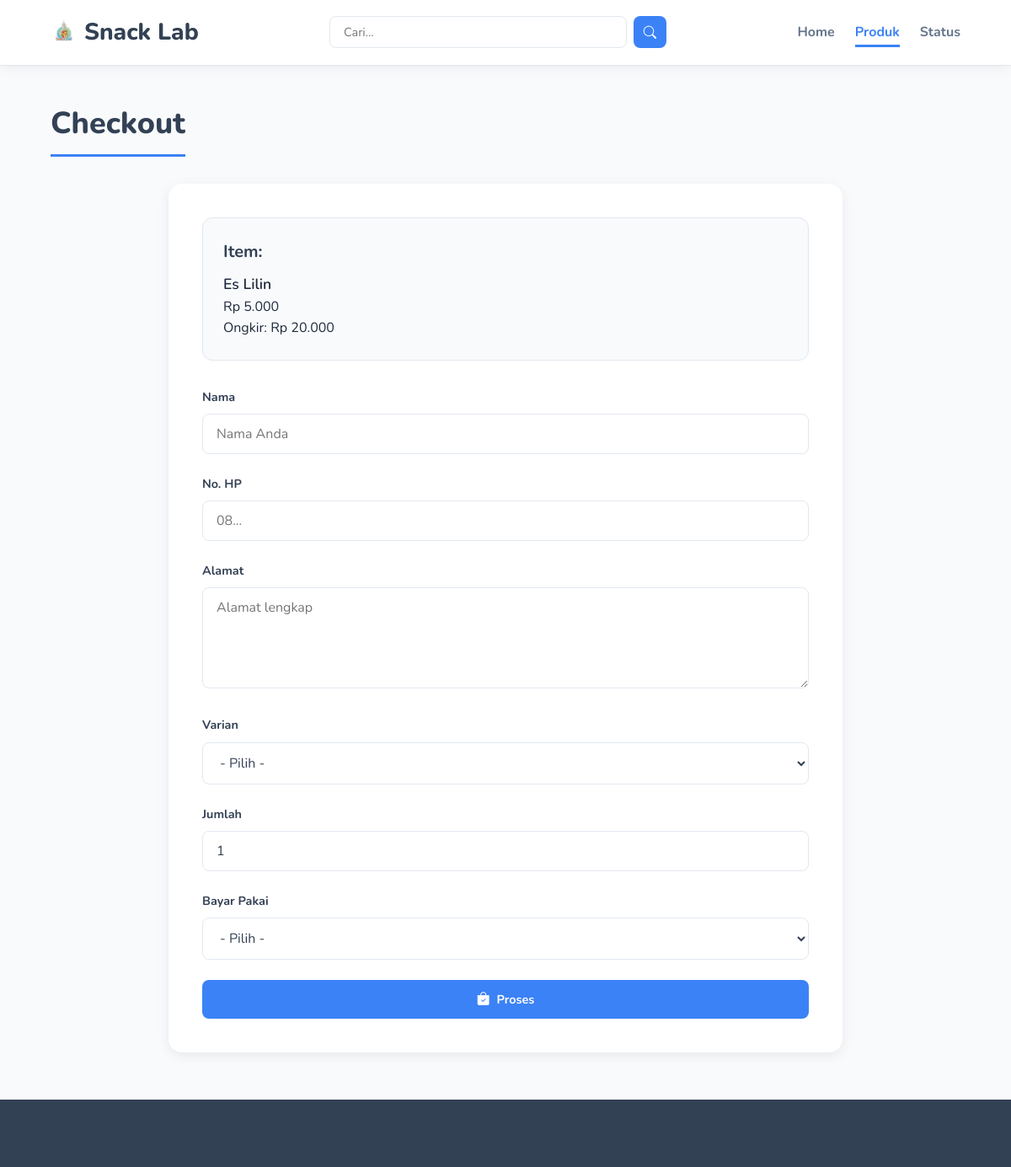
/checkout.php?id=20, run on the app's committed database.
### tables this page shows
CREATE TABLE `products` (
  `id` int(11) NOT NULL AUTO_INCREMENT,
  `name` varchar(255) NOT NULL,
  `price` int(11) NOT NULL,
  `stock` int(11) NOT NULL,
  `description` text NOT NULL,
  `available_variants` text DEFAULT NULL,
  `shipping_cost` int(11) NOT NULL DEFAULT 0,
  `image` varchar(255) NOT NULL,
  PRIMARY KEY (`id`)
);

### app/functions.php (called while the page is built, shortened)
<?php
function format_rupiah(int $number): string {
    return 'Rp ' . number_format($number, 0, ',', '.');
}
?>

### checkout.php (the view, shortened to what this page needs)
<?php
require 'templates/header.php';
$id = isset($_GET['id']) ? (int)$_GET['id'] : 0;
$product = null;
$order_success = false;
$new_order_code = '';
$new_payment_method = '';
$new_order_details = [];
if ($id > 0) {
    try {
        $stmt = $db->prepare("SELECT * FROM products WHERE id = ?");
        $stmt->execute([$id]);
        $product = $stmt->fetch();
    } catch (PDOException $e) {
        set_flash_message('checkout_msg', 'Error DB', 'error');
    }
}
$variants = !empty($product['available_variants']) ? array_map('trim', explode(',', $product['available_variants'])) : [];
$payment_bank_name = get_setting('payment_bank_name');
$payment_ewallet_name = get_setting('payment_ewallet_name');
?>
<?php if ($order_success): ?>
    <div class="card status-card" style="text-align: center;">
        <i class="bi bi-check-circle-fill" style="font-size: 4rem; color: var(--primary-color); margin-bottom: 1rem;"></i>
        <h1 class="page-title" style="border: none; margin-bottom: 1rem;">Sukses!</h1>
        <p style="font-size: 1.1rem; margin-bottom: 1.5rem;">Segera bayar.</p>
        <div class="message-box success">
            Kode: <strong><?php echo $new_order_code; ?></strong>
        </div>
        <div class="message-box info" style="text-align: left; margin-top: 1.5rem;">
            <strong>Transfer ke:</strong>
            <hr style="border: 0; border-top: 1px dashed var(--warning-border); margin: 0.75rem 0;">
            <p style="font-size: 1.1rem; font-weight: 600;">
                <?php echo htmlspecialchars($new_payment_method); ?>
            </p>
            <?php if ($new_payment_method == $payment_bank_name): ?>
                <p style="font-size: 1.2rem; font-weight: 700; margin-top: 0.5rem; color: var(--secondary-color);">
                    <?php echo htmlspecialchars(get_setting('payment_bank_account')); ?>
                </p>
            <?php elseif ($new_payment_method == $payment_ewallet_name): ?>
                <p style="font-size: 1.2rem; font-weight: 700; margin-top: 0.5rem; color: var(--secondary-color);">
                    <?php echo htmlspecialchars(get_setting('payment_ewallet_number')); ?>
                </p>
            <?php endif; ?>
             <hr style="border: 0; border-top: 1px dashed var(--warning-border); margin: 0.75rem 0;">
             <p style="margin-top: 1rem; font-size: 1rem;">
                Subtotal: <strong><?php echo format_rupiah($new_order_details['subtotal']); ?></strong>
             </p>
             <p style="font-size: 1rem;">
                Ongkir: <strong><?php echo format_rupiah($new_order_details['shipping']); ?></strong>
             </p>
             <p style="margin-top: 0.5rem; font-size: 1.2rem; font-weight: 700;">
                Total: <strong><?php echo format_rupiah($new_order_details['total']); ?></strong>
            </p>
        </div>
        <?php
            $wa_number = get_setting('shop_whatsapp');
            $wa_text = "Halo, saya mau konfirmasi bayar pesanan *" . $new_order_code . "*.";
            $wa_link = "https://api.whatsapp.com/send?phone=" . htmlspecialchars($wa_number) . "&text=" . urlencode($wa_text);
        ?>
        <a href="<?php echo $wa_link; ?>" target="_blank" class="btn btn-primary" style="background-color: #25D366; margin-top: 1.5rem; width: 100%;">
            <i class="bi bi-whatsapp"></i> Konfirmasi WA
        </a>
        <div style="display: flex; gap: 1rem; justify-content: center; margin-top: 1.5rem;">
            <a href="status.php?kode_pesanan=<?php echo $new_order_code; ?>" class="btn btn-secondary">Status</a>
            <a href="daftar_produk.php" class="btn btn-secondary">Produk</a>
        </div>
    </div>
<?php else: ?>
    <h1 class="page-title">Checkout</h1>
    <div class="form-container card">
        <div class="checkout-summary">
            <h3>Item:</h3>
            <p style="font-size: 1.1rem; font-weight: 600;"><?php echo htmlspecialchars($product['name']); ?></p>
            <p><?php echo format_rupiah($product['price']); ?></p>
            <p>Ongkir: <?php echo format_rupiah($product['shipping_cost']); ?></p>
        </div>
        <form action="checkout.php?id=<?php echo $product['id']; ?>" method="POST">
            <div class="form-group">
                <label for="nama_pembeli">Nama</label>
                <input type="text" id="nama_pembeli" name="nama_pembeli" class="form-control" value="<?php echo htmlspecialchars($_POST['nama_pembeli'] ?? ''); ?>" placeholder="Nama Anda" required>
            </div>
            <div class="form-group">
                <label for="no_hp">No. HP</label>
                <input type="tel" id="no_hp" name="no_hp" class="form-control" placeholder="08..." value="<?php echo htmlspecialchars($_POST['no_hp'] ?? ''); ?>" required>
            </div>
            <div class="form-group">
                <label for="alamat">Alamat</label>
                <textarea id="alamat" name="alamat" class="form-control" placeholder="Alamat lengkap" required><?php echo htmlspecialchars($_POST['alamat'] ?? ''); ?></textarea>
            </div>
            <?php if (!empty($variants)): ?>
            <div class="form-group">
                <label for="variant">Varian</label>
                <select id="variant" name="variant" class="form-control" required>
                    <option value="">- Pilih -</option>
                </select>
            </div>
            <?php endif; ?>
            <div class="form-group">
                <label for="jumlah">Jumlah</label>
                <input type="number" id="jumlah" name="jumlah" class="form-control" value="<?php echo htmlspecialchars($_POST['jumlah'] ?? '1'); ?>" min="1" max="<?php echo $product['stock']; ?>" required>
            </div>
            <div class="form-group">
                <label for="payment_method">Bayar Pakai</label>
                <select id="payment_method" name="payment_method" class="form-control" required>
                    <option value="">- Pilih -</option>
                </select>
            </div>
            <button type="submit" class="btn btn-primary" style="width: 100%;">
                <i class="bi bi-bag-check-fill"></i> Proses
            </button>
        </form>
    </div>
<?php endif; ?>
<?php
require 'templates/footer.php';
?>

### assets/css/style.css (style rules this page uses)
:root { --primary-color: #3B82F6; --primary-dark: #2563EB; --secondary-color: #334155; --text-color: #1E293B; --text-light: #64748b; --bg-light: #F8FAFC; --bg-white: #ffffff; --border-color: #E2E8F0; --success-bg: #f0fdf4; --success-text: #166534; --success-border: #86efac; --error-bg: #fef2f2; --error-text: #991b1b; --error-border: #fecaca; --warning-bg: #fffbeb; --warning-text: #b45309; --warning-border: #fde68a; --font-main: 'Nunito', -apple-system, BlinkMacSystemFont, "Segoe UI", Roboto, Helvetica, Arial, sans-serif; }
* { box-sizing: border-box; margin: 0; padding: 0; }
body { font-family: var(--font-main); background-color: var(--bg-light); color: var(--text-color); line-height: 1.6; display: flex; flex-direction: column; min-height: 100vh; }
.page-title { font-size: 2.25rem; font-weight: 800; margin-bottom: 2rem; color: var(--secondary-color); border-bottom: 3px solid var(--primary-color); padding-bottom: 0.5rem; display: inline-block; }
.btn { display: inline-flex; align-items: center; justify-content: center; gap: 0.5rem; padding: 0.75rem 1.5rem; font-size: 0.9rem; font-weight: 700; border: none; border-radius: 8px; cursor: pointer; transition: all 0.2s ease; text-align: center; font-family: var(--font-main); }
.btn i { font-size: 1.1em; }
.btn-primary { background-color: var(--primary-color); color: var(--bg-white); }
.card { background: var(--bg-white); border-radius: 16px; box-shadow: 0 4px 15px rgba(0, 0, 0, 0.07); overflow: hidden; border: 0; transition: transform 0.3s ease, box-shadow 0.3s ease; }
.form-container { max-width: 800px; margin: 0 auto; padding: 2.5rem; }
.form-group { margin-bottom: 1.5rem; }
.form-group label { display: block; font-weight: 700; margin-bottom: 0.5rem; font-size: 0.9rem; color: var(--secondary-color); }
.form-control { width: 100%; padding: 0.75rem 1rem; font-size: 1rem; font-family: inherit; border: 1px solid var(--border-color); border-radius: 8px; transition: all 0.3s ease; background-color: var(--bg-white); color: var(--secondary-color); }
textarea.form-control { min-height: 120px; resize: vertical; }
.checkout-summary { background: var(--bg-light); border: 1px solid var(--border-color); border-radius: 12px; padding: 1.5rem; margin-bottom: 2rem; }
.checkout-summary h3 { font-size: 1.25rem; color: var(--secondary-color); margin-bottom: 0.5rem; }

### data on the page
products: name "Es Lilin", price "Rp 5.000", shipping_cost "Rp 20.000"

### other printed values
get_setting('shop_name', 'Toko Baru') "Snack Lab"
